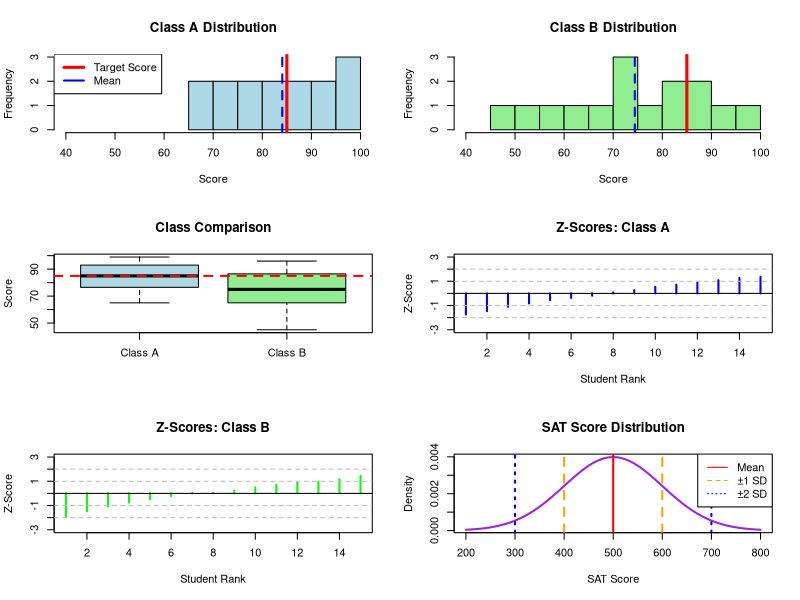

Source code (R):
# Comparing Relative Standing Across Different Distributions
# Same raw score, different meanings

# Create output directory
if (!dir.exists("output")) dir.create("output")

cat("Comparing Relative Standing Across Distributions\n")
cat("===============================================\n\n")

# Two different classes with different performance levels
class_A <- c(65, 68, 72, 75, 78, 80, 82, 85, 87, 90, 92, 94, 96, 98, 99)  # High-performing
class_B <- c(45, 52, 58, 63, 67, 71, 75, 78, 82, 85, 89, 92, 96, 88, 75)  # Mixed performance

cat("Scenario: Same raw score in two different classes\n")
cat("================================================\n")
cat("Class A (High-performing):", paste(sort(class_A), collapse = ", "), "\n")
cat("Class B (Mixed performance):", paste(sort(class_B), collapse = ", "), "\n\n")

# Function for complete relative standing analysis
analyze_relative_standing <- function(data, score, class_name) {
  mean_val <- mean(data)
  sd_val <- sd(data)
  z_score <- (score - mean_val) / sd_val
  percentile <- sum(data <= score) / length(data) * 100
  quartiles <- quantile(data, probs = c(0.25, 0.5, 0.75))
  
  # Determine quartile
  if(score <= quartiles[1]) {
    quartile_pos <- "Q1 (bottom 25%)"
  } else if(score <= quartiles[2]) {
    quartile_pos <- "Q2 (25th-50th percentile)"
  } else if(score <= quartiles[3]) {
    quartile_pos <- "Q3 (50th-75th percentile)"
  } else {
    quartile_pos <- "Q4 (top 25%)"
  }
  
  cat(class_name, "Analysis:\n")
  cat(rep("=", nchar(class_name) + 10), "\n", sep = "")
  cat("Class mean:", round(mean_val, 1), "\n")
  cat("Class SD:", round(sd_val, 1), "\n")
  cat("Score of", score, ":\n")
  cat("  Z-score:", round(z_score, 2), "\n")
  cat("  Percentile rank:", round(percentile, 1), "%\n")
  cat("  Quartile position:", quartile_pos, "\n")
  cat("  Interpretation:", ifelse(z_score > 1, "Above average", 
                                 ifelse(z_score > 0, "Slightly above average",
                                       ifelse(z_score > -1, "Around average", "Below average"))), "\n\n")
  
  return(list(mean = mean_val, sd = sd_val, z = z_score, percentile = percentile))
}

# Analyze the same score (85) in both classes
target_score <- 85
cat("Analyzing a score of", target_score, "in both classes:\n")
cat("===========================================\n\n")

results_A <- analyze_relative_standing(class_A, target_score, "Class A")
results_B <- analyze_relative_standing(class_B, target_score, "Class B")

cat("KEY INSIGHT:\n")
cat("===========\n")
cat("The SAME raw score (", target_score, ") has very different meanings:\n")
cat("• In Class A: ", round(results_A$percentile, 1), "th percentile (z = ", 
    round(results_A$z, 2), ")\n", sep = "")
cat("• In Class B: ", round(results_B$percentile, 1), "th percentile (z = ", 
    round(results_B$z, 2), ")\n", sep = "")
cat("This demonstrates why RELATIVE STANDING matters!\n\n")

# SAT Score Example
cat("SAT Score Example (Standardized Testing):\n")
cat("========================================\n")
# SAT scores: mean = 500, SD = 100 (traditional scale)
sat_mean <- 500
sat_sd <- 100

cat("SAT Critical Reading Section:\n")
cat("Mean =", sat_mean, ", Standard Deviation =", sat_sd, "\n\n")

sat_scores <- c(400, 500, 600, 650, 750)
cat("SAT Score Interpretations:\n")
for(score in sat_scores) {
  z_sat <- (score - sat_mean) / sat_sd
  # Using normal distribution approximation for percentiles
  percentile_sat <- pnorm(z_sat) * 100
  
  cat("Score", score, ":\n")
  cat("  Z-score:", round(z_sat, 2), "\n")
  cat("  Approximate percentile:", round(percentile_sat, 1), "%\n")
  cat("  Interpretation:", 
      ifelse(z_sat >= 2, "Excellent (top 2.5%)",
             ifelse(z_sat >= 1, "Above average (top 16%)", 
                    ifelse(z_sat >= 0, "Average or above",
                           ifelse(z_sat >= -1, "Below average", "Well below average")))), "\n\n")
}

# Create visualization
png("output/relative_standing_comparison.png", width = 1400, height = 1000, res = 120)
par(mfrow = c(3, 2))

# Class A vs Class B histograms
hist(class_A, main = "Class A Distribution", xlab = "Score", 
     col = "lightblue", breaks = 8, xlim = c(40, 100))
abline(v = target_score, col = "red", lwd = 3)
abline(v = mean(class_A), col = "blue", lwd = 2, lty = 2)
legend("topleft", c("Target Score", "Mean"), col = c("red", "blue"), lwd = c(3, 2))

hist(class_B, main = "Class B Distribution", xlab = "Score", 
     col = "lightgreen", breaks = 8, xlim = c(40, 100))
abline(v = target_score, col = "red", lwd = 3)
abline(v = mean(class_B), col = "blue", lwd = 2, lty = 2)

# Box plots comparison
boxplot(list("Class A" = class_A, "Class B" = class_B), 
        main = "Class Comparison", ylab = "Score", col = c("lightblue", "lightgreen"))
abline(h = target_score, col = "red", lwd = 2, lty = 2)

# Z-score comparison
z_A <- (class_A - mean(class_A)) / sd(class_A)
z_B <- (class_B - mean(class_B)) / sd(class_B)

plot(1:length(z_A), sort(z_A), type = "h", col = "blue", lwd = 2,
     main = "Z-Scores: Class A", xlab = "Student Rank", ylab = "Z-Score",
     ylim = c(-3, 3))
abline(h = 0, col = "black", lwd = 1)
abline(h = c(-2, -1, 1, 2), col = "gray", lty = 2)

plot(1:length(z_B), sort(z_B), type = "h", col = "green", lwd = 2,
     main = "Z-Scores: Class B", xlab = "Student Rank", ylab = "Z-Score",
     ylim = c(-3, 3))
abline(h = 0, col = "black", lwd = 1)
abline(h = c(-2, -1, 1, 2), col = "gray", lty = 2)

# SAT distribution
x_sat <- seq(200, 800, by = 10)
y_sat <- dnorm(x_sat, sat_mean, sat_sd)

plot(x_sat, y_sat, type = "l", lwd = 2, col = "purple",
     main = "SAT Score Distribution", xlab = "SAT Score", ylab = "Density")
abline(v = sat_mean, col = "red", lwd = 2)
abline(v = sat_mean + c(-1, 1) * sat_sd, col = "orange", lwd = 2, lty = 2)
abline(v = sat_mean + c(-2, 2) * sat_sd, col = "blue", lwd = 2, lty = 3)
legend("topright", c("Mean", "±1 SD", "±2 SD"), 
       col = c("red", "orange", "blue"), lty = c(1, 2, 3))

dev.off()
cat("✓ Comparison plots saved to output/relative_standing_comparison.png\n")

# Create comparison table - FIXED VERSION
comparison_data <- data.frame(
  Dataset = c("Class A", "Class B", "SAT Scores"),
  Mean = round(c(mean(class_A), mean(class_B), sat_mean), 1),
  SD = round(c(sd(class_A), sd(class_B), sat_sd), 1),
  Score_85_Z = round(c((85 - mean(class_A))/sd(class_A), 
                       (85 - mean(class_B))/sd(class_B), 
                       (85 - sat_mean)/sat_sd), 2),
  Score_85_Percentile = round(c(sum(class_A <= 85)/length(class_A)*100,
                                sum(class_B <= 85)/length(class_B)*100,
                                pnorm((85 - sat_mean)/sat_sd)*100), 1)
)

cat("\nCOMPARISON TABLE:\n")
print(comparison_data)

# Save comparison report
sink("output/distribution_comparison_report.txt")
cat("RELATIVE STANDING COMPARISON REPORT\n")
cat("===================================\n\n")
cat("KEY FINDING: Same raw score = Different relative standing\n\n")
print(comparison_data)
cat("\nIMPORTANT LESSON:\n")
cat("Raw scores by themselves are meaningless without context!\n")
cat("Always consider the distribution when interpreting scores.\n")
sink()

cat("\n✓ Comparison report saved to output/distribution_comparison_report.txt\n")
